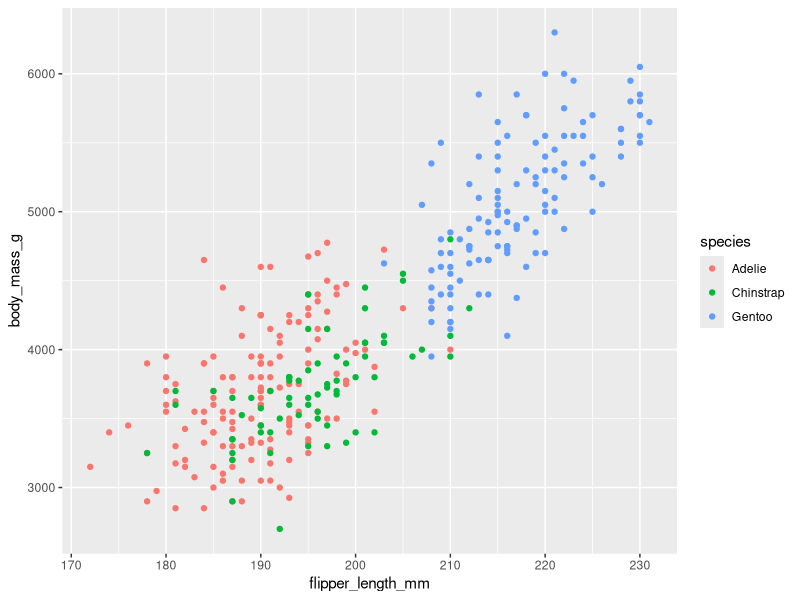
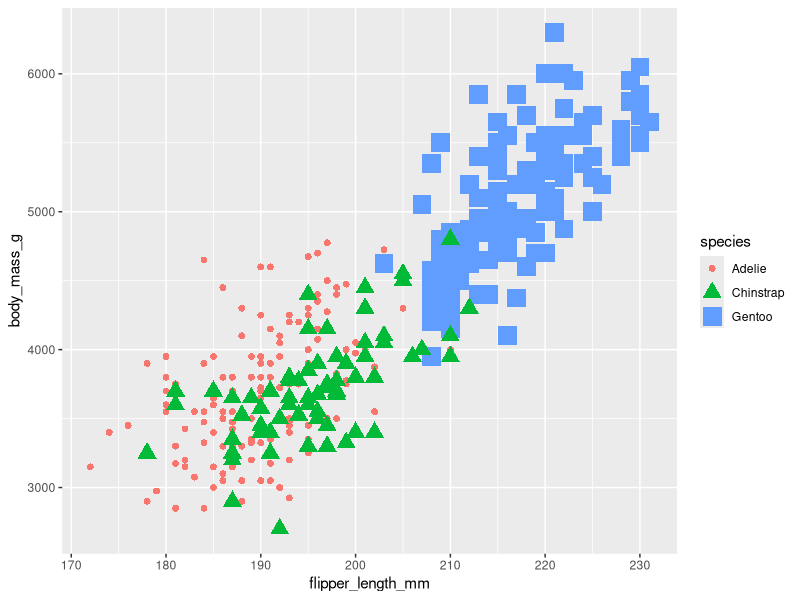
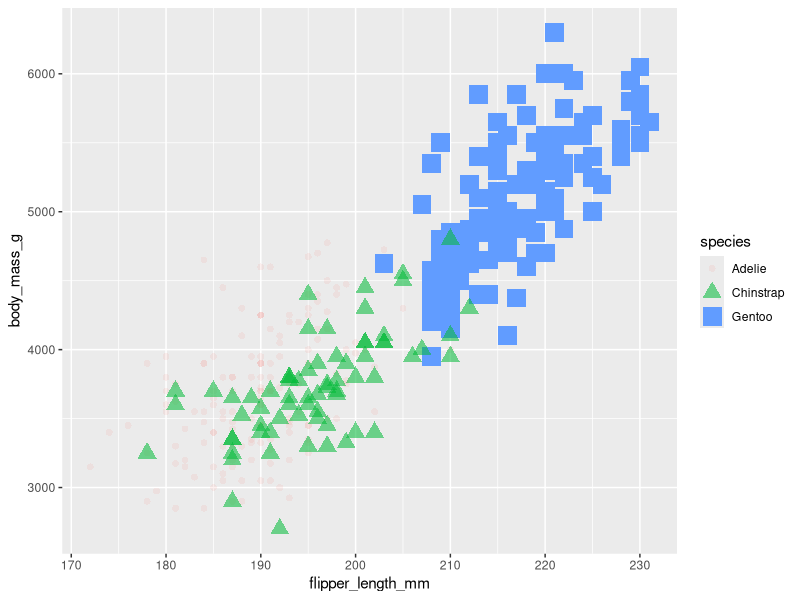
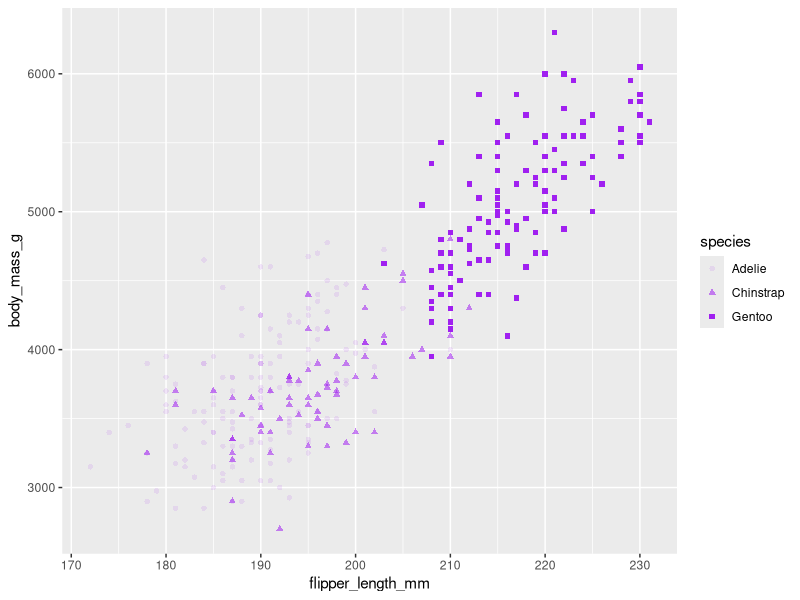
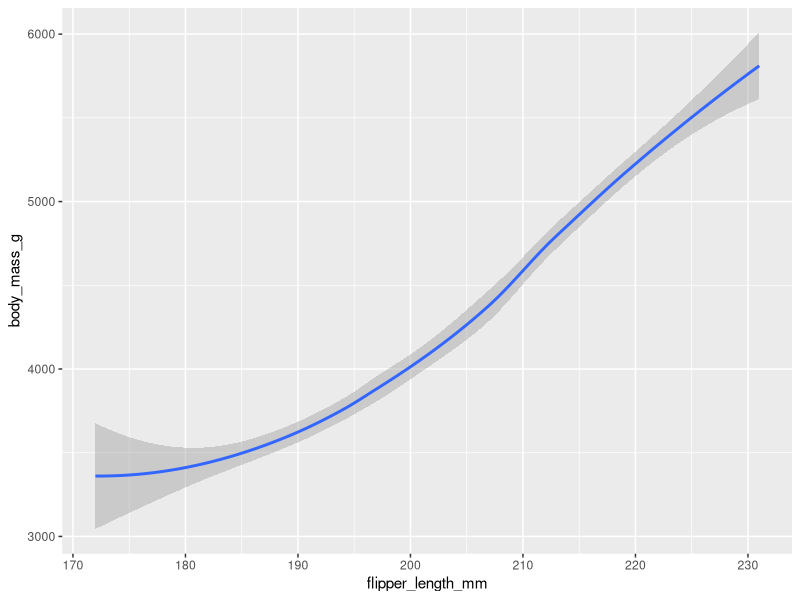
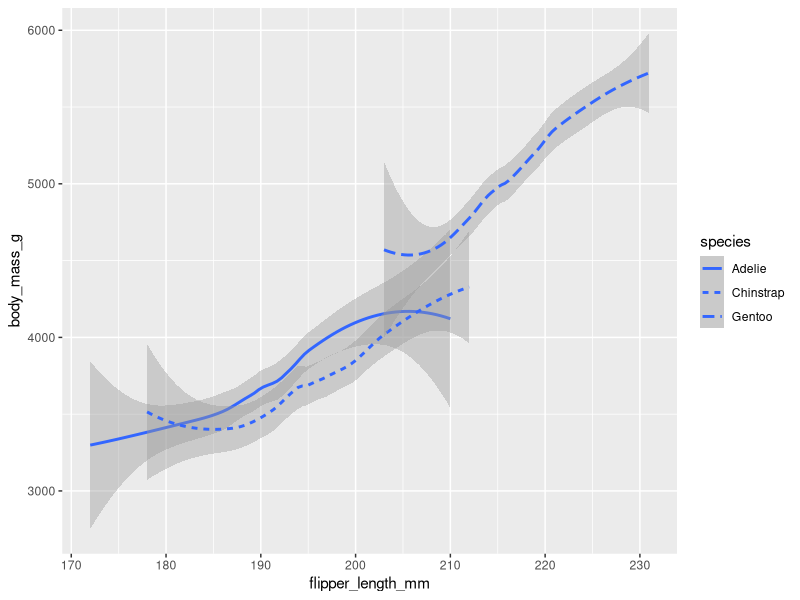
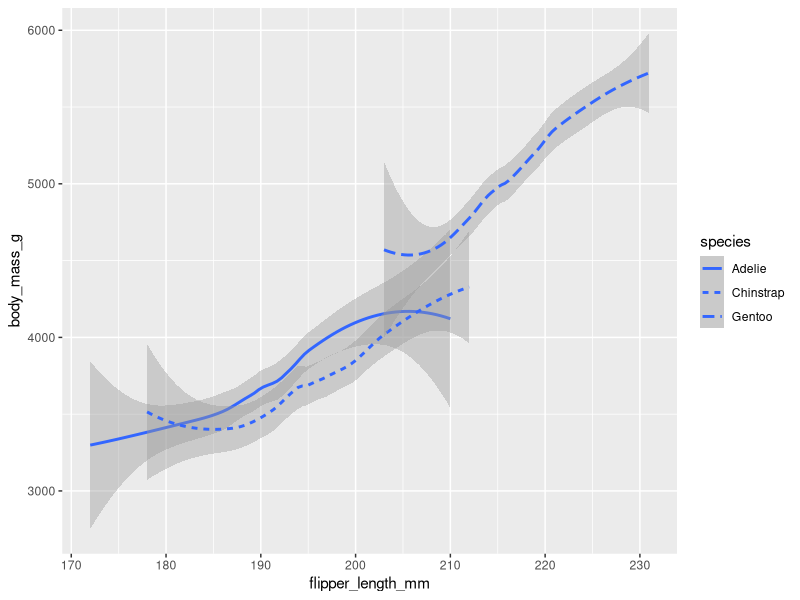
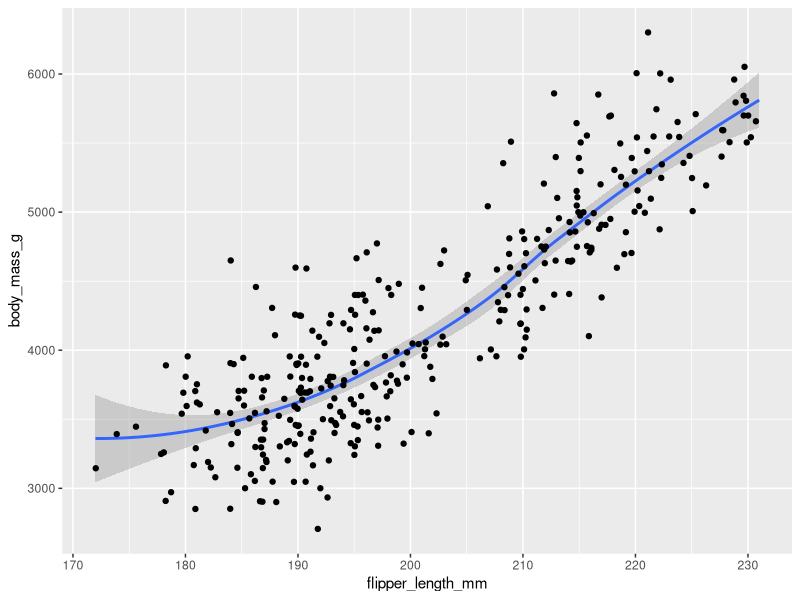

The R source for these figures, in order:
library(ggplot2)
library(palmerpenguins)

ggplot(data = penguins) + geom_point(aes(x = flipper_length_mm, y = body_mass_g, color = species)) #shape = species

ggplot(data = penguins) + geom_point(aes(x = flipper_length_mm, y = body_mass_g, shape = species, color = species, size = species))

ggplot(data = penguins) + geom_point(aes(x = flipper_length_mm, y = body_mass_g, shape = species, color = species, size = species, alpha = species))

ggplot(data = penguins) + geom_point(aes(x = flipper_length_mm, y = body_mass_g, shape = species, alpha = species), color = "purple")


ggplot(data = penguins) + geom_smooth(aes(x = flipper_length_mm, y = body_mass_g)) 

ggplot(data = penguins) + geom_smooth(aes(x = flipper_length_mm, y = body_mass_g, linetype = species)) 

ggplot(data = penguins) + geom_smooth(aes(x = flipper_length_mm, y = body_mass_g, linetype = species)) 

ggplot(data = penguins) +
  geom_smooth(aes(x = flipper_length_mm, y = body_mass_g)) +
  geom_jitter(aes(x = flipper_length_mm, y = body_mass_g))
   

ggplot(data = diamonds) +
  geom_bar(mapping = aes(x = cut, fill = clarity))
